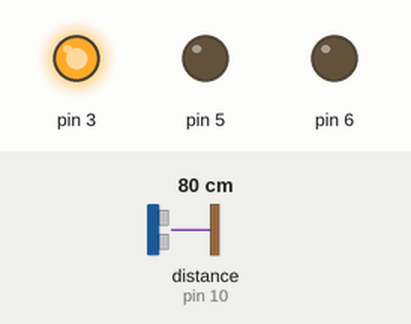
A sketch run on a simulated Arduino Uno, built with avr-gcc and run on an emulated ATmega328P. Shown: output pins drawn as LEDs (lit = HIGH). Wiring (inferred from the names in the program): ultrasonic range finder: trigger pin 9; echo pin 10. The inputs (shaded band) are chosen by the test bench; at power-on: distance to the obstacle (sensor on pin 10) 80 cm. The echo pulse lasts 58.3 µs per cm; pins used as bus, display or sensor lines are not drawn.

Above: at 1.2 s.
1.3 s: distance to the obstacle (sensor on pin 10) set to 55 cm
2.8 s: distance to the obstacle (sensor on pin 10) set to 48 cm
At 3.6 s:
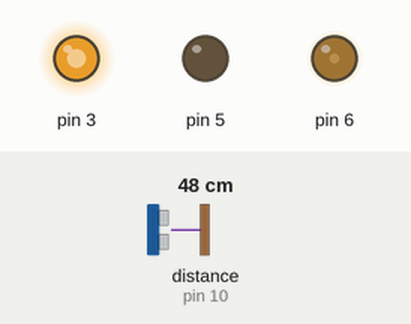
4.3 s: distance to the obstacle (sensor on pin 10) set to 2 cm
At 4.7 s:
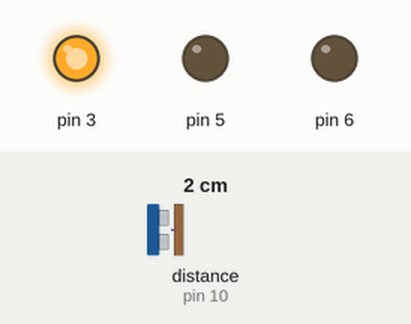
5.8 s: distance to the obstacle (sensor on pin 10) set to 5 cm
7.3 s: distance to the obstacle (sensor on pin 10) set to 8 cm
At 7.7 s:
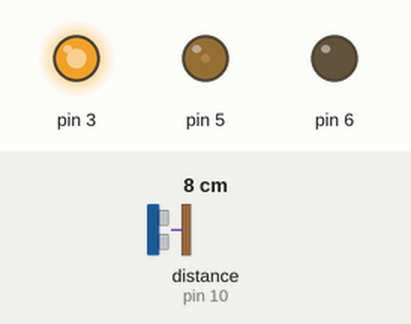
8.8 s: distance to the obstacle (sensor on pin 10) set to 18 cm
At 9.7 s:
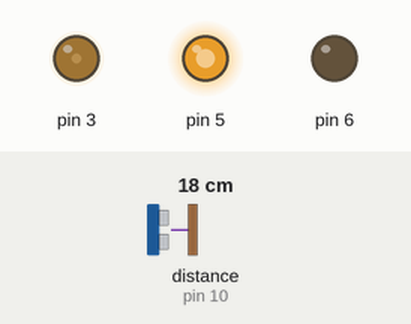
Timing chart, 0 to 11.3 s (numbered marks = the images above; inputs shaded):
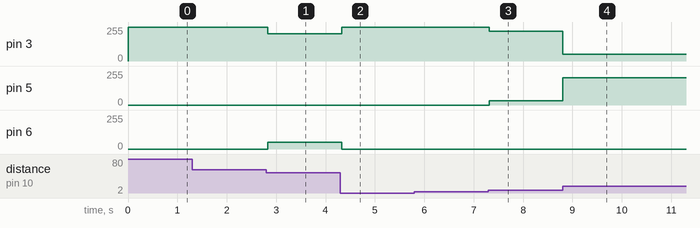

The sketch:

lampara_humor.ino
```cpp
// Sesion 9 - La lampara de humor
// HC-SR04: VCC a 5V, GND a GND, TRIG al pin 9, ECHO al pin 10.
// Modulo LED RGB: R al pin 3, G al pin 5, B al pin 6, - a GND.
// Mano pegada = rojo, a medio camino = verde, lejos = azul.

void setup() {
  pinMode(9, OUTPUT);    // TRIG
  pinMode(10, INPUT);    // ECHO
}

void loop() {
  // el bloque del murcielago, tal cual
  digitalWrite(9, HIGH);
  delayMicroseconds(10);
  digitalWrite(9, LOW);
  long tiempo = pulseIn(10, HIGH);
  int distancia = tiempo * 0.034 / 2;

  // recortamos: solo nos importa de 5 a 50 cm
  if (distancia < 5) distancia = 5;
  if (distancia > 50) distancia = 50;

  // la distancia manda a la rueda
  int pos = map(distancia, 5, 50, 0, 255);
  rueda(pos);
  delay(30);
}

void color(int r, int g, int b) {
  analogWrite(3, r);
  analogWrite(5, g);
  analogWrite(6, b);
}

void rueda(int pos) {
  if (pos < 85) {
    color(255 - pos * 3, pos * 3, 0);
  } else if (pos < 170) {
    pos = pos - 85;
    color(0, 255 - pos * 3, pos * 3);
  } else {
    pos = pos - 170;
    color(pos * 3, 0, 255 - pos * 3);
  }
}
```

Measured:
- the behaviour switches between 51 and 50 cm on distance to the obstacle (sensor on pin 10) (found by bisection; images 0 and 1)
- after the input at 1.3 s, every drawn part: stays the same
- after the input at 2.8 s, pin 3: 255/255 → 204/255 at once; pin 6: 0/255 → 51/255 at once
- after the input at 4.3 s, pin 3: 204/255 → 255/255 at once; pin 6: 51/255 → 0/255 at once
- after the input at 5.8 s, every drawn part: stays the same
- after the input at 7.3 s, pin 3: 255/255 → 222/255 at once; pin 5: 0/255 → 33/255 at once
- after the input at 8.8 s, pin 3: 222/255 → 51/255 at once; pin 5: 33/255 → 204/255 at once
